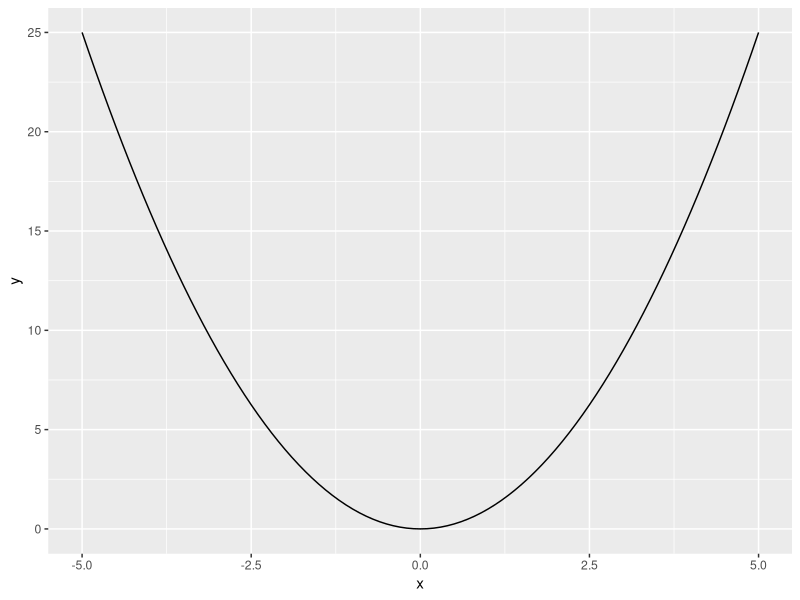
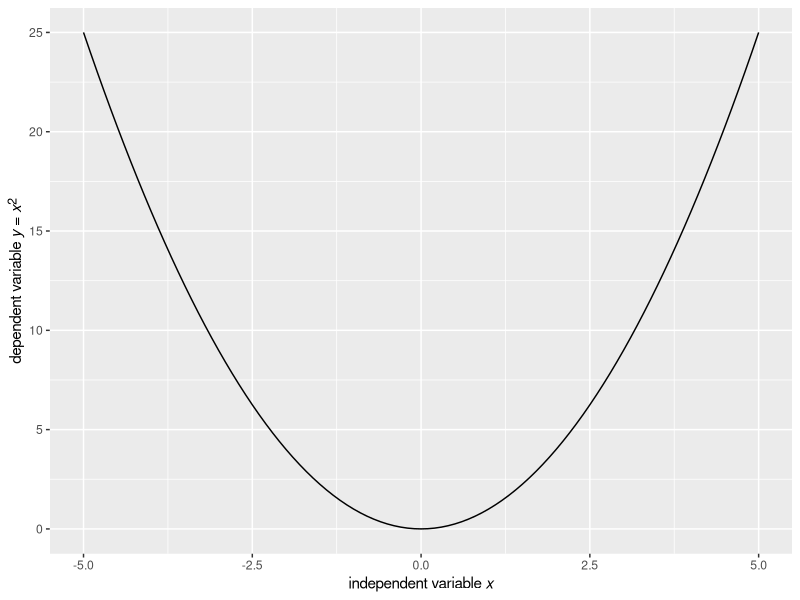
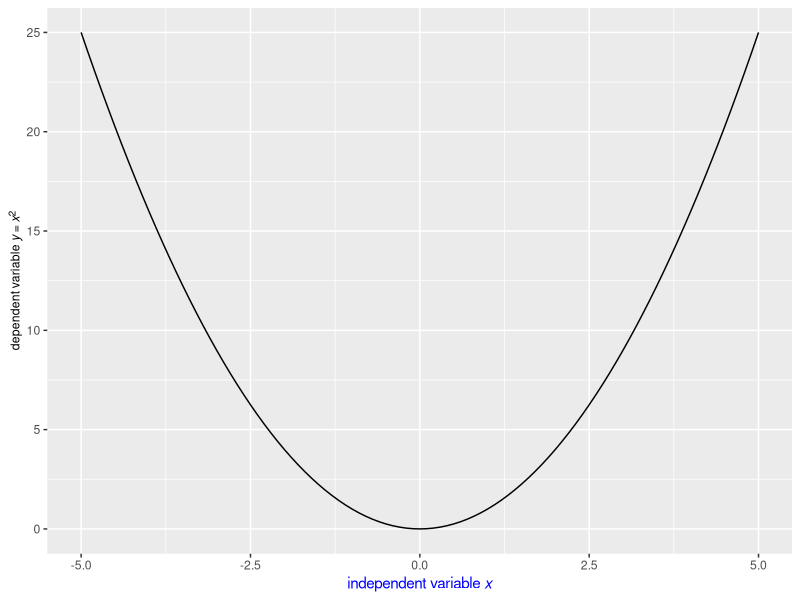
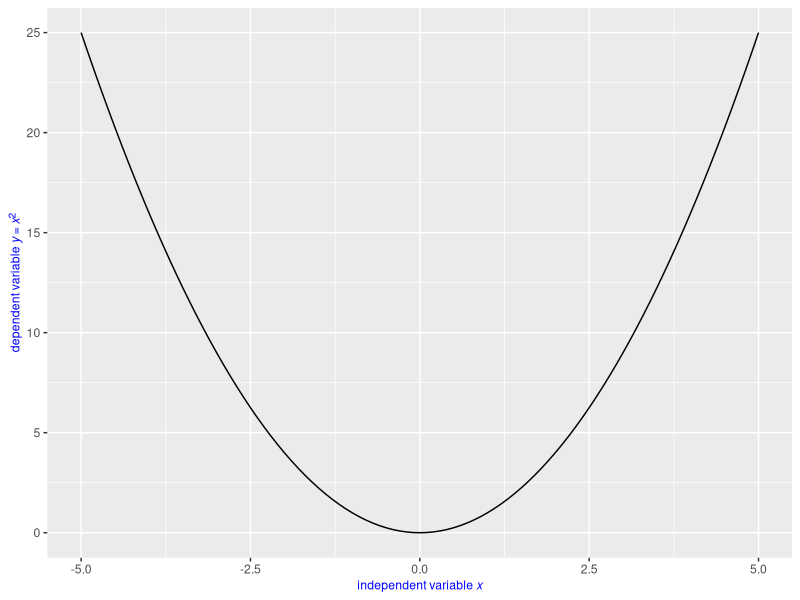
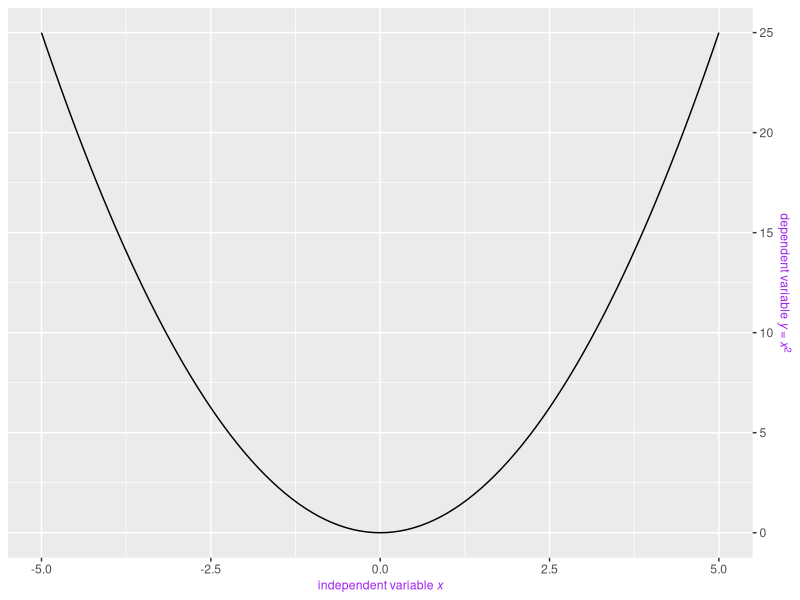
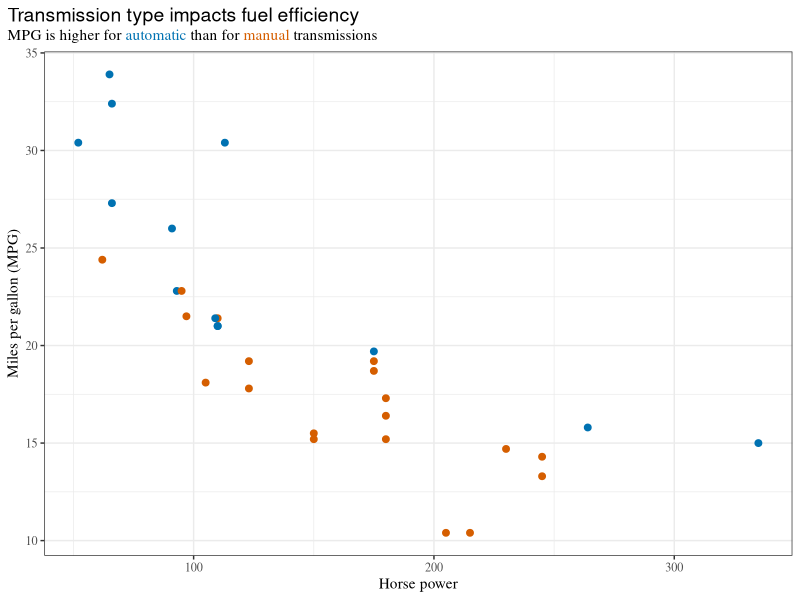
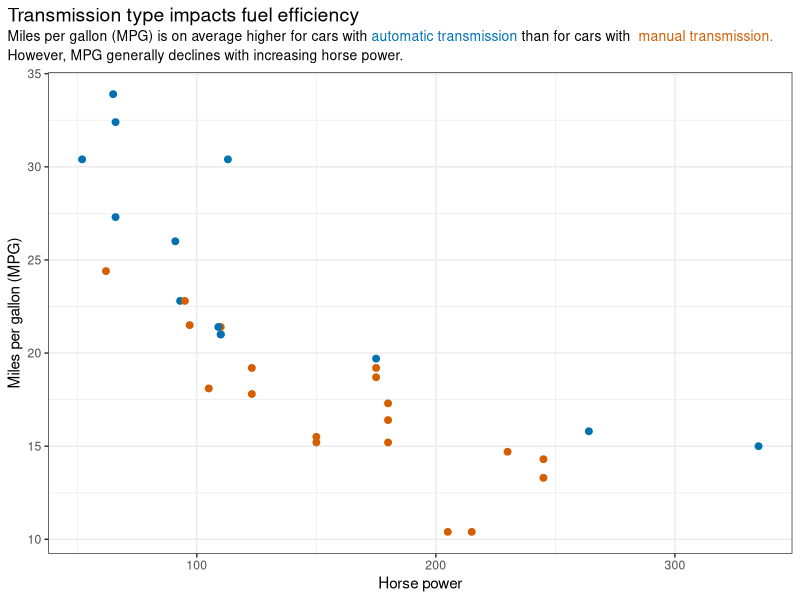
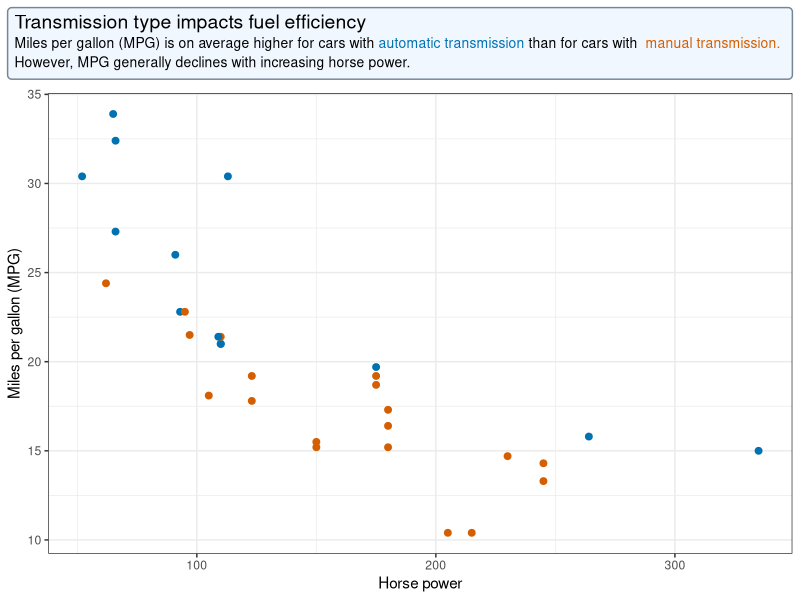

Reproduce these figures in R, in order.

# TIDY TUES

library(tidyverse)
library(scales)
library(ggplot2)
library(lubridate)
library(stringi)
library(stringr)
library(ggtext)

# ----- ggtext
base <- ggplot(data.frame(x = c(-5, 5)), aes(x)) +
  stat_function(fun = ~ .x*.x)

base


# ------ markdown text
base +
  labs(
    x = "independent variable *x*",
    y = "dependent variable *y* = *x*<sup>2</sup>"
  ) +
  theme(
    axis.title.x = element_markdown(),
    axis.title.y = element_markdown()
  )


# ----- makrdown w/ color + size
base +
  labs(
    x = "independent variable *x*",
    y = "dependent variable *y* = *x*<sup>2</sup>"
  ) +
  theme(
    axis.title.x = element_markdown(color = "blue"),
    axis.title.y = element_markdown(size = rel(0.8))
  )



base +
  labs(
    x = "independent variable *x*",
    y = "dependent variable *y* = *x*<sup>2</sup>"
  ) +
  theme(
    axis.title = element_text(color = "blue", size = rel(0.8)),
    axis.title.x = element_markdown(),
    axis.title.y = element_markdown()
  )


base +
  labs(
    x = "independent variable *x*",
    y = "dependent variable *y* = *x*<sup>2</sup>"
  ) +
  scale_y_continuous(position = "right") +
  theme(
    axis.title = element_text(color = "purple", size = rel(0.8)),
    axis.title.x = element_markdown(),
    axis.title.y.right = element_markdown()
  )








library(dplyr)

mtcars %>%
  mutate(
    transmission = ifelse(am == 1, "automatic", "manual")
  ) %>%
  ggplot(aes(hp, mpg, color = transmission)) +
  geom_point(size = 2) +
  scale_color_manual(
    values = c(automatic = "#0072B2", manual = "#D55E00"),
    guide = "none"
  ) +
  labs(
    x = "Horse power",
    y = "Miles per gallon (MPG)",
    title = "<span style = 'font-size:14pt; font-family:Helvetica;'>Transmission type impacts fuel efficiency</span><br>
MPG is higher for <span style = 'color:#0072B2;'>automatic</span>
than for <span style = 'color:#D55E00;'>manual</span> transmissions"
  ) +
  theme_bw() +
  theme(
    text = element_text(family = "Times"),
    plot.title.position = "plot",
    plot.title = element_markdown(size = 11, lineheight = 1.2)
  )






base <- mtcars %>%
  mutate(
    transmission = ifelse(am == 1, "automatic", "manual")
  ) %>%
  ggplot(aes(hp, mpg, color = transmission)) +
  geom_point(size = 2) +
  scale_color_manual(
    values = c(automatic = "#0072B2", manual = "#D55E00"),
    guide = "none"
  ) +
  labs(
    x = "Horse power",
    y = "Miles per gallon (MPG)",
    title = "Transmission type impacts fuel efficiency<br>
<span style = 'font-size:10pt;'>Miles per gallon (MPG) is on average higher for cars
with <span style = 'color:#0072B2;'>automatic transmission</span> than for cars with
<span style = 'color:#D55E00;'> manual transmission.</span> However, MPG generally
declines with increasing horse power.</span>"
  ) +
  theme_bw() + theme(plot.title.position = "plot")

base +
  theme(
    plot.title = element_textbox_simple(
      size = 14, lineheight = 1, padding = margin(0, 0, 5, 0)
    )
  )







base +
  theme(
    plot.title = element_textbox_simple(
      size = 14, lineheight = 1,
      linetype = 1, # turn on border
      box.color = "#748696", # border color
      fill = "#F0F7FF", # background fill color
      r = grid::unit(3, "pt"), # radius for rounded corners
      padding = margin(5, 5, 5, 5), # padding around text inside the box
      margin = margin(0, 0, 10, 0) # margin outside the box
    )
  )





base +
  theme(
    plot.title = element_textbox_simple(
      size = 14, lineheight = 1, 
      width = grid::unit(4, "in"), # fixed width
      hjust = 1, # alignment of box relative to plot
      linetype = 1, # turn on border
      box.color = "#748696", # border color
      fill = "#F0F7FF", # background fill color
      r = grid::unit(3, "pt"), # radius for rounded corners
      padding = margin(5, 5, 5, 5), # padding around text inside the box
      margin = margin(0, 0, 10, 0) # margin outside the box
    )
  )


